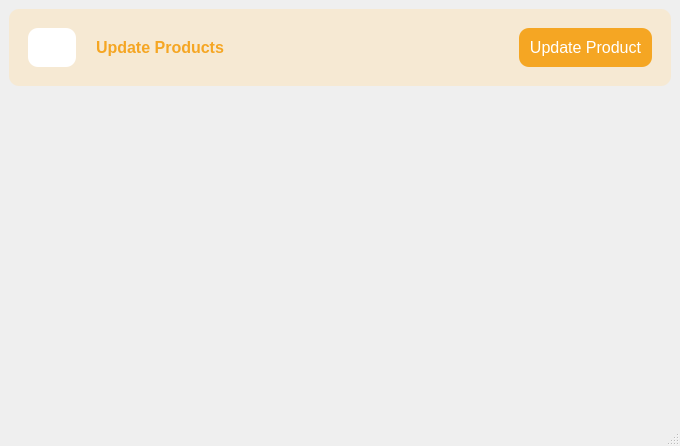
<?xml version="1.0" encoding="UTF-8"?>
<ui version="4.0">
 <class>UpdateProduct</class>
 <widget class="QMainWindow" name="UpdateProduct">
  <property name="geometry">
   <rect>
    <x>0</x>
    <y>0</y>
    <width>680</width>
    <height>446</height>
   </rect>
  </property>
  <property name="windowTitle">
   <string>Update Products</string>
  </property>
  <property name="windowIcon">
   <iconset>
    <normalon>:/resources/dashboard-icons/product-update.svg</normalon>
   </iconset>
  </property>
  <widget class="QWidget" name="centralwidget">
   <layout class="QHBoxLayout" name="horizontalLayout_2">
    <item>
     <layout class="QVBoxLayout" name="verticalLayout">
      <item>
       <widget class="QFrame" name="gridFrame">
        <property name="sizePolicy">
         <sizepolicy hsizetype="Preferred" vsizetype="Fixed">
          <horstretch>0</horstretch>
          <verstretch>0</verstretch>
         </sizepolicy>
        </property>
        <property name="maximumSize">
         <size>
          <width>16777215</width>
          <height>16777215</height>
         </size>
        </property>
        <property name="styleSheet">
         <string notr="true">background-color: rgb(246, 233, 211);
padding:10px;
border-radius:10px;</string>
        </property>
        <layout class="QHBoxLayout" name="horizontalLayout">
         <item>
          <widget class="QLabel" name="label_2">
           <property name="sizePolicy">
            <sizepolicy hsizetype="Preferred" vsizetype="Fixed">
             <horstretch>0</horstretch>
             <verstretch>0</verstretch>
            </sizepolicy>
           </property>
           <property name="maximumSize">
            <size>
             <width>48</width>
             <height>48</height>
            </size>
           </property>
           <property name="styleSheet">
            <string notr="true">background-color: rgb(255, 255, 255);</string>
           </property>
           <property name="text">
            <string/>
           </property>
           <property name="pixmap">
            <pixmap resource="resources.qrc">:/resources/dashboard-icons/product-update.svg</pixmap>
           </property>
           <property name="scaledContents">
            <bool>true</bool>
           </property>
          </widget>
         </item>
         <item>
          <widget class="QLabel" name="label">
           <property name="sizePolicy">
            <sizepolicy hsizetype="Preferred" vsizetype="Fixed">
             <horstretch>0</horstretch>
             <verstretch>0</verstretch>
            </sizepolicy>
           </property>
           <property name="font">
            <font>
             <pointsize>12</pointsize>
             <bold>true</bold>
            </font>
           </property>
           <property name="styleSheet">
            <string notr="true">color: #F5A623;</string>
           </property>
           <property name="text">
            <string>Update Products</string>
           </property>
          </widget>
         </item>
         <item>
          <widget class="QPushButton" name="Update_btn">
           <property name="sizePolicy">
            <sizepolicy hsizetype="Fixed" vsizetype="Fixed">
             <horstretch>0</horstretch>
             <verstretch>0</verstretch>
            </sizepolicy>
           </property>
           <property name="maximumSize">
            <size>
             <width>16777215</width>
             <height>40</height>
            </size>
           </property>
           <property name="font">
            <font>
             <pointsize>12</pointsize>
            </font>
           </property>
           <property name="styleSheet">
            <string notr="true">QPushButton{
background-color: #F5A623;
color: rgb(255, 255, 255);
border:none;
padding: 10px;
border-radius: 10px;
}
QPushButton:hover{
background-color: rgb(159, 107, 22);
}</string>
           </property>
           <property name="text">
            <string>Update Product</string>
           </property>
          </widget>
         </item>
        </layout>
       </widget>
      </item>
      <item>
       <widget class="QFrame" name="frame">
        <property name="styleSheet">
         <string notr="true">QTableView {
    border: 1px solid #d3d3d3;  /* Border around the entire table */
    selection-background-color: #a1c4fd;  /* Background color for selected cells */
    selection-color: white;  /* Text color for selected cells */
    alternate-background-color: #f2f2f2;  /* Background color for alternate rows */
    gridline-color: #cccccc;  /* Color of gridlines separating cells */
    background-color: #ffffff;  /* Background color of the table */
}

/* Styling for individual cells */
QTableView::item {
    padding: 2px;  /* Padding inside each cell */
	font-size:12px;
    color: black;  /* Default text color */
    background-color: white;  /* Default background color of cells */
}

/* Styling for selected cells */
QTableView::item:selected {
    background-color: #F5A623;  /* Background color for selected cells */
    color: white;  /* Text color for selected cells */
}

/* Row Styling (for alternate rows) */
QTableView::item:alternate {
    background-color: #f9f9f9;  /* Background color for alternate rows */
}

/* Styling for header cells */
QHeaderView::section {
    background-color: #2c3e50;  /* Header background color */
    color: white;  /* Header text color */
    padding: 5px;  /* Padding for header cells */
    font-weight: bold;  /* Bold font for header text */
    text-align: center;  /* Center-align header text */
}

/* Header horizontal lines */
QHeaderView::section:horizontal {
    border-right: 1px solid #d3d3d3;  /* Border between header cells */
}

/* For sorting indicators in the header */
QHeaderView::indicator:checked {
    background-color: #0078d4;  /* Sorting indicator background color */
}
</string>
        </property>
        <layout class="QHBoxLayout" name="table_horizontalLayout"/>
       </widget>
      </item>
     </layout>
    </item>
   </layout>
  </widget>
  <widget class="QMenuBar" name="menubar">
   <property name="geometry">
    <rect>
     <x>0</x>
     <y>0</y>
     <width>680</width>
     <height>21</height>
    </rect>
   </property>
  </widget>
  <widget class="QStatusBar" name="statusbar"/>
 </widget>
 <resources>
  <include location="resources.qrc"/>
 </resources>
 <connections/>
</ui>
